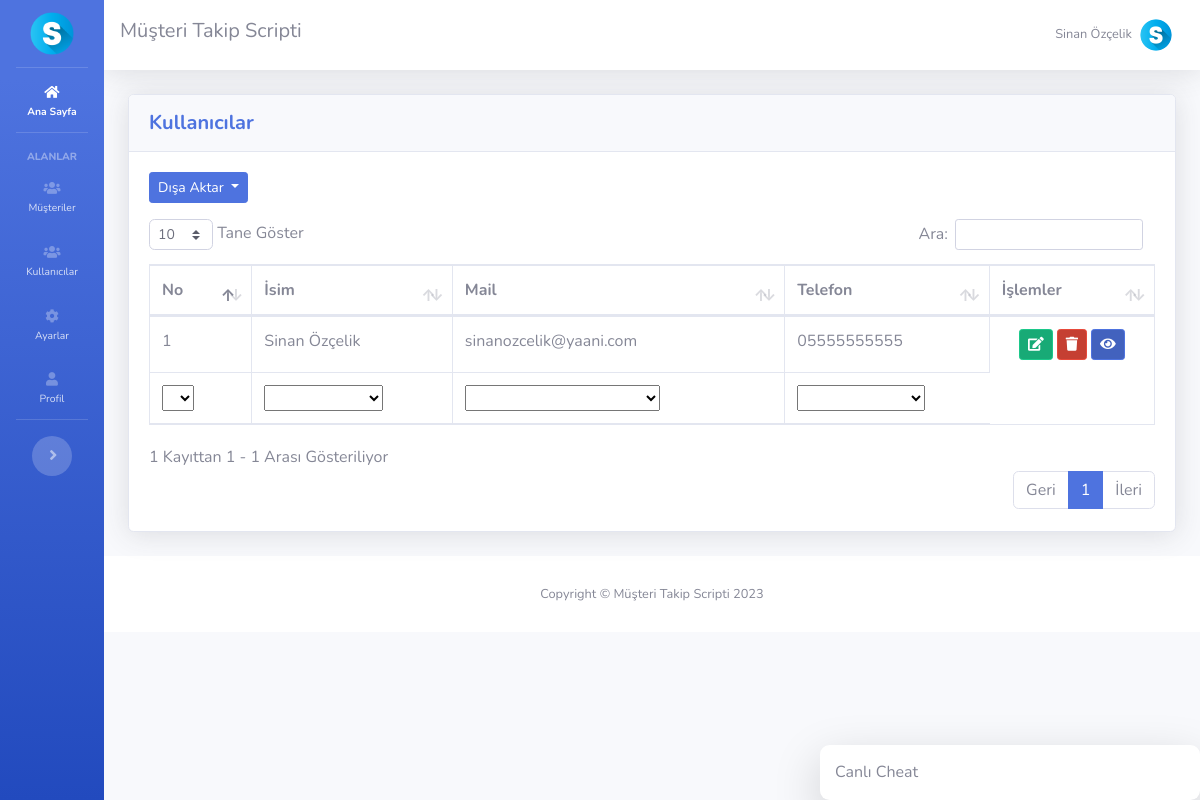
The page /kullanicilar.php (signed in) on the database its author committed.
### tables this page shows
CREATE TABLE `ayarlar` (
  `id` int(11) NOT NULL,
  `site_logo` varchar(400) DEFAULT NULL,
  `site_baslik` varchar(350) DEFAULT NULL,
  `site_aciklama` varchar(300) DEFAULT NULL,
  `site_link` varchar(100) DEFAULT NULL,
  `site_sahip_mail` varchar(100) DEFAULT NULL,
  `site_mail_host` varchar(100) DEFAULT NULL,
  `site_mail_mail` varchar(100) DEFAULT NULL,
  `site_mail_port` int(11) DEFAULT NULL,
  `site_mail_sifre` varchar(100) DEFAULT NULL
);

CREATE TABLE `kullanicilar` (
  `kul_id` int(11) NOT NULL,
  `kul_isim` varchar(200) DEFAULT NULL,
  `kul_mail` varchar(200) DEFAULT NULL,
  `kul_sifre` varchar(100) DEFAULT NULL,
  `kul_telefon` varchar(100) DEFAULT NULL,
  `kul_yetki` int(11) NOT NULL DEFAULT 0
);

### islemler/baglan.php (called while the page is built, shortened)
<?php
$host = "localhost";
$veritabani_ismi = "musteritakip";
$kullanici_adi = "root";
$sifre = "";
try {
	$db = new PDO("mysql:host=$host;dbname=$veritabani_ismi;charset=utf8", $kullanici_adi, $sifre);
} catch (PDOException $e) {
	echo $e->getmessage();
}
$sorgu = $db->prepare("SELECT * FROM ayarlar");
$sorgu->execute();
$ayarcek = $sorgu->fetch(PDO::FETCH_ASSOC);
?>

### fonksiyonlar.php (called while the page is built, shortened)
<?php
function yetkikontrol() {
	if($_SESSION['kul_yetki'] == 1) {
		return TRUE;
	} else {
		return FALSE;
	}
}
?>

### kullanicilar.php (the view, shortened to what this page needs)
<?php
include 'header.php';
?>
<link rel="stylesheet" type="text/css" href="vendor/datatables/dataTables.bootstrap4.min.css">
<div class="container-fluid">
  <div class="card shadow mb-4">
    <div class="card-header py-3">
      <h5 class="m-0 font-weight-bold text-primary">Kullanıcılar</h5>
    </div>
    <div class="card-body">
      <div class="dropdown">
        <button class="btn btn-primary btn-sm dropdown-toggle" type="button" id="dropdownMenuButton"
          data-toggle="dropdown" aria-haspopup="true" aria-expanded="false">
          Dışa Aktar
        </button>
      </div>
      <div class="table-responsive mt-3">
        <table class="table table-bordered" id="kullanicitablosu">
          <thead>
            <tr>
              <th>No</th>
              <th>İsim</th>
              <th>Mail</th>
              <th>Telefon</th>
              <th>İşlemler</th>
            </tr>
          </thead>
          <tbody>
            <?php
            $sayi = 0;
            $sorgu = $db->prepare("SELECT * FROM kullanicilar");
            $sorgu->execute();
            while($kullanicibilgisi = $sorgu->fetch(PDO::FETCH_ASSOC)) {
              $sayi++;
              ?>
              <tr>
                <td>
                  <?php echo $sayi; ?>
                </td>
                <td>
                  <?php echo $kullanicibilgisi['kul_isim']; ?>
                </td>
                <td>
                  <?php echo $kullanicibilgisi['kul_mail']; ?>
                </td>
                <td>
                  <?php echo $kullanicibilgisi['kul_telefon']; ?>
                </td>
                <td>
                  <div class="row justify-content-center">
                    <form action="kullaniciduzenle.php" method="POST" accept-charset="utf-8">
                      <button type="submit" name="duzenleme" class="btn btn-success btn-sm btn-icon-split">
                        <span class="icon text-white-60">
                          <i class="fas fa-edit"></i>
                        </span>
                      </button>
                    </form>
                    <form class="mx-1" action="islemler/ajax.php" method="POST" accept-charset="utf-8">
                      <button type="submit" name="kulsilme" class="btn btn-danger btn-sm btn-icon-split">
                        <span class="icon text-white-60">
                          <i class="fas fa-trash"></i>
                        </span>
                      </button>
                    </form>
                    <form action="kullanici.php" method="POST" accept-charset="utf-8">
                      <button type="submit" name="duzenleme" class="btn btn-primary btn-sm btn-icon-split">
                        <span class="icon text-white-60">
                          <i class="fas fa-eye"></i>
                        </span>
                      </button>
                    </form>
                  </div>
                </td>
              </tr>
            <?php } ?>
          </tbody>
          <tfoot>
            <tr>
              <th>No</th>
              <th>İsim</th>
              <th>Mail</th>
              <th>Telefon</th>
            </tr>
          </tfoot>
        </table>
      </div>
    </div>
  </div>
</div>
<?php include 'footer.php' ?>

### header.php (shortened to what this page needs)
<?php
include 'islemler/baglan.php';
include 'fonksiyonlar.php';
?>
<!DOCTYPE html>
<html lang="tr">
<head>
  <link href="vendor/fontawesome-free/css/all.min.css" rel="stylesheet" type="text/css">
  <link href="css/sb-admin-2.min.css" rel="stylesheet">
  <link rel="stylesheet" href="css/chatstyle.css">
</head>
<body id="page-top">
  <div id="wrapper">
    <ul class="navbar-nav bg-gradient-primary sidebar sidebar-dark accordion" id="accordionSidebar">
      <li class="nav-item">
        <a class="nav-link text-center" href="index.php">
          <img src="dosyalar/<?php echo $ayarcek['site_logo'] ?>" style="width: 60%; height: auto;">
        </a>
      </li>
      <hr class="sidebar-divider my-0">
      <li class="nav-item active">
        <a class="nav-link" href="index.php">
          <i class="fas fa-home"></i>
          <span>Ana Sayfa</span></a>
      </li>
      <hr class="sidebar-divider">
      <div class="sidebar-heading">
        Alanlar
      </div>
      <li class="nav-item">
        <a class="nav-link collapsed" href="#" data-toggle="collapse" data-target="#collapseTwo" aria-expanded="true"
          aria-controls="collapseTwo">
          <i class="fas fa-users"></i>
          <span>Müşteriler</span>
        </a>
      </li>
      <?php if(yetkikontrol()): ?>
        <li class="nav-item">
          <a class="nav-link collapsed" href="#" data-toggle="collapse" data-target="#kullanicimeby" aria-expanded="true"
            aria-controls="kullanicimeby">
            <i class="fas fa-users"></i>
            <span>Kullanıcılar</span>
          </a>
        </li>
      <?php endif ?>
      <li class="nav-item">
        <a class="nav-link" href="ayarlar.php">
          <i class="fas fa-cog"></i>
          <span>Ayarlar</span></a>
      </li>
      <li class="nav-item">
        <a class="nav-link" href="profil.php">
          <i class="fas fa-user"></i>
          <span>Profil</span></a>
      </li>
      <hr class="sidebar-divider d-none d-md-block">
      <div class="text-center d-none d-md-inline">
        <button class="rounded-circle border-0" id="sidebarToggle"></button>
      </div>
    </ul>
    <div id="content-wrapper" class="d-flex flex-column">
      <div id="content">
        <nav class="navbar navbar-expand navbar-light bg-white topbar mb-4 static-top shadow">
          <h5>
            <?php echo $ayarcek['site_baslik'] ?>
          </h5>
          <ul class="navbar-nav ml-auto">
            <li class="nav-item dropdown no-arrow">
              <a class="nav-link dropdown-toggle" href="#" id="userDropdown" role="button" data-toggle="dropdown"
                aria-haspopup="true" aria-expanded="false">
                <span class="mr-2 d-none d-lg-inline text-gray-600 small">
                  <?php echo $_SESSION['kul_isim'] ?>
                </span>
                <img class="img-profile rounded-circle" src="dosyalar/<?php echo $ayarcek['site_logo'] ?>">
              </a>
            </li>
          </ul>
        </nav>

### footer.php (shortened to what this page needs)
<div id="chat-sag" class="shadow-lg">
  <div class="d-flex justify-content-between" style="margin: -15px;">
    <div class="mb-3 mesaj-gorunurluk" style="width: 100%; height: 100%; padding: 15px;">Canlı Cheat</div>
  </div>
      <?php include_once 'liste.php' ?>
</div>
<footer class="sticky-footer bg-white">
  <div class="container my-auto">
    <div class="copyright text-center my-auto">
      <span>Copyright &copy; <?php echo $ayarcek['site_baslik'] ?> <?php echo date("Y"); ?> </span>
    </div>
  </div>
</footer>
</div>
</div>
</body>
</html>

### css/chatstyle.css (style rules this page uses)
#chat-sag { position: fixed; bottom: 0; right: 0; width: 380px; background-color: white; padding: 15px; padding-right: 0; padding-bottom: 0; border-radius: 0.6rem; z-index: 99; }

### rows shown on the page
ayarlar: site_logo (picture), site_baslik "Müşteri Takip Scripti"
kullanicilar: kul_isim "Sinan Özçelik", kul_mail "sinanozcelik@yaani.com", kul_telefon "05555555555"

### other values the page prints
$_SESSION['kul_isim'] "Sinan Özçelik"
